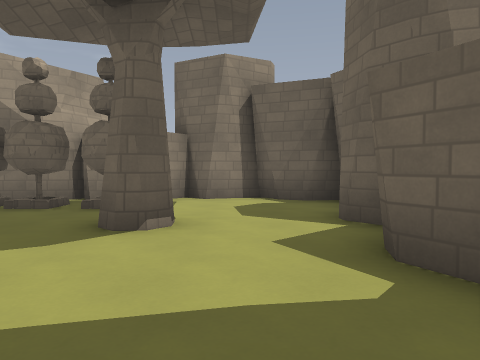
[1] (above)

23 first-person views from a walk through a 3-D level made in the Godot game engine. The camera is 1.3 m above the floor, tilts 2° down and sees 70° across. The floor is counted in squares, 2 m on a side. Each view is taken from the middle of a square. On the plan, view 1 faces up. The plan holds only what a view shows up to about 10 squares ahead; the rest is blank. Characters and animated objects are left out. Surface patterns are stand-ins for the level's own textures.

[2]
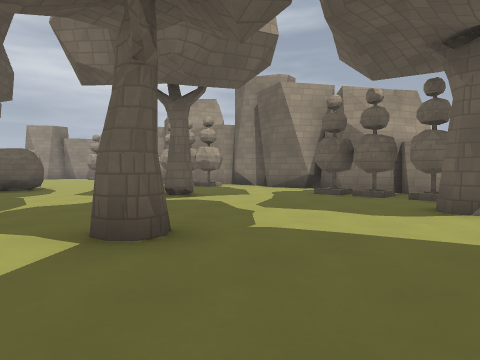

[3]
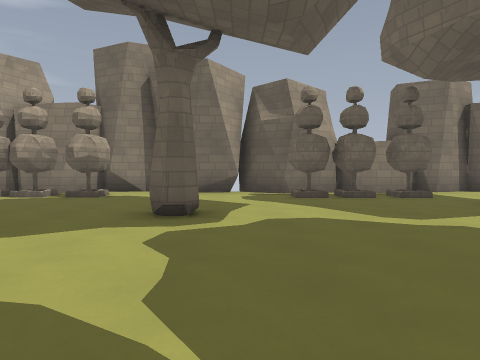

[4]
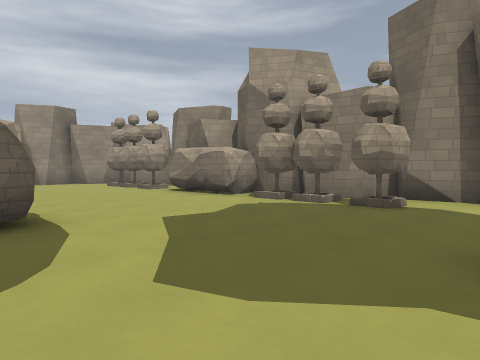

[5]
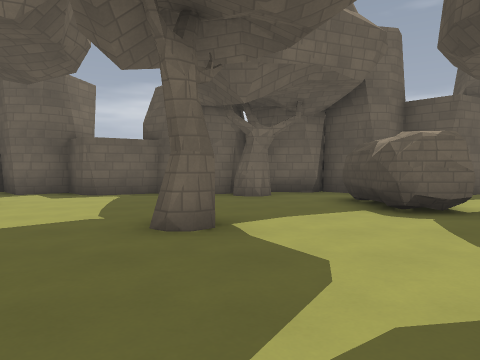

[6]
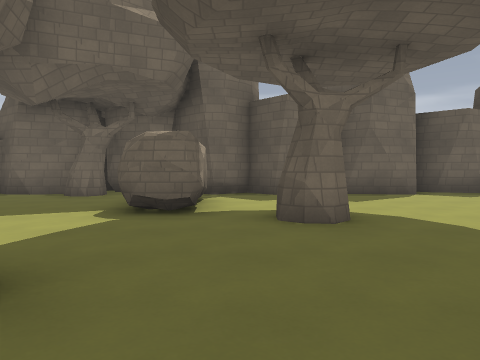

[7]
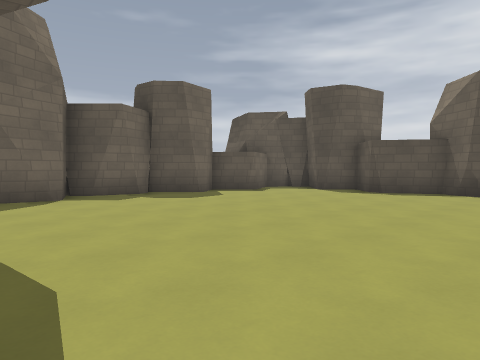

[8]
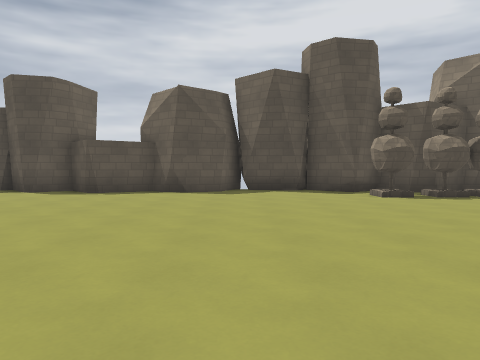

[9]
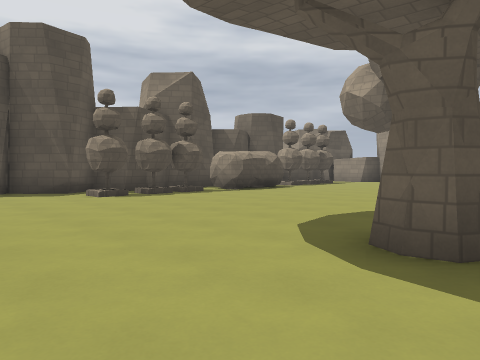

[10]
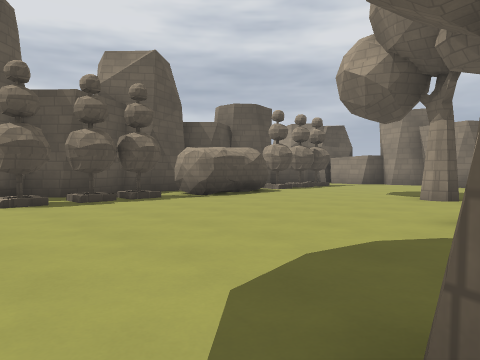

[11]
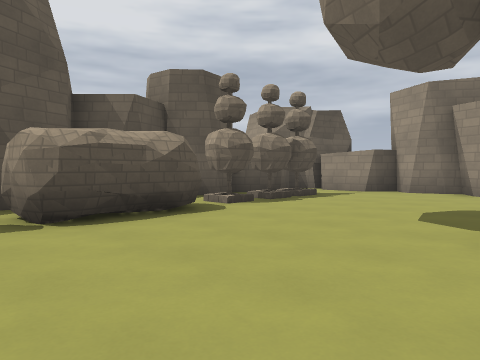

[12]
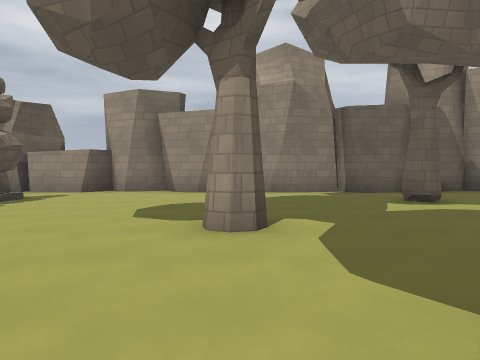

[13]
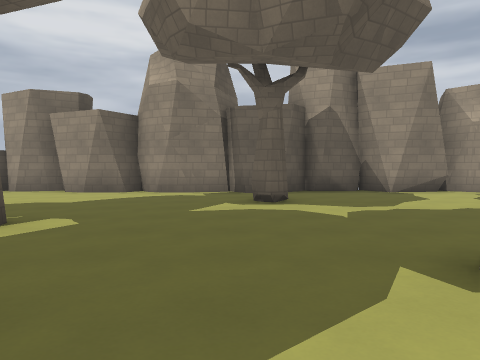

[14]
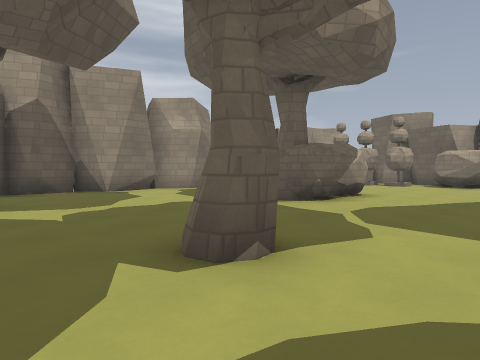

[15]
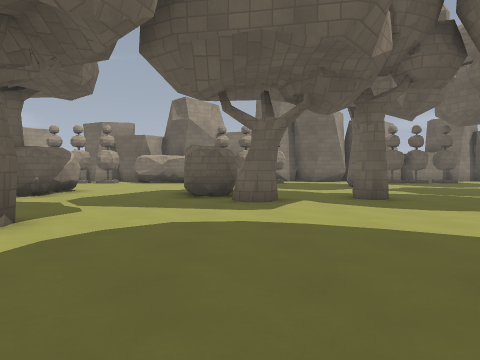

[16]
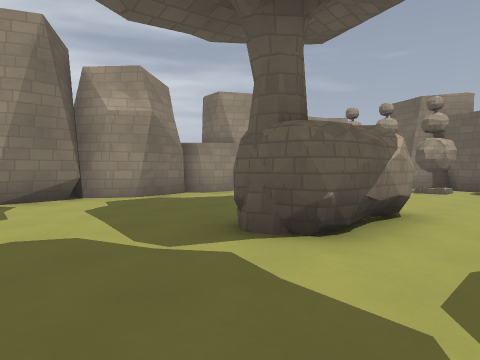

[17]
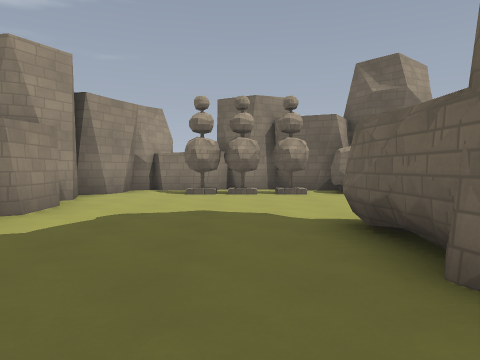

[18]
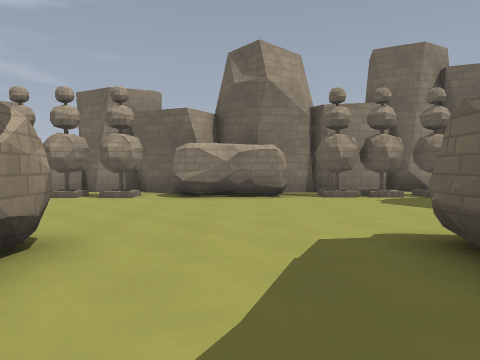

[19]
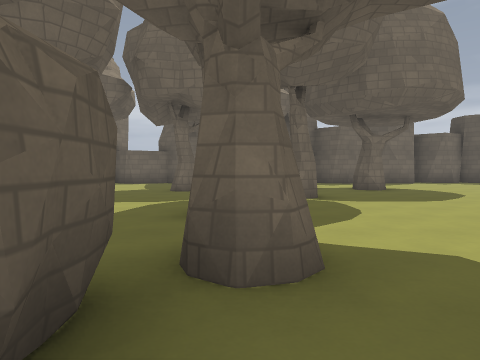

[20]
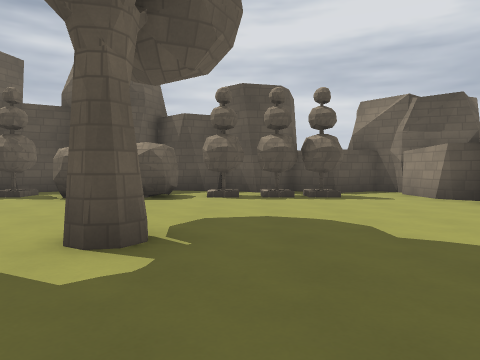

[21]
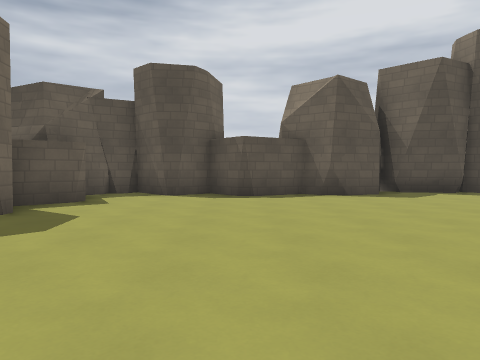

[22]
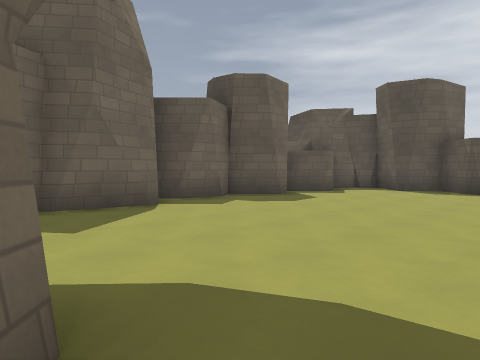

[23]
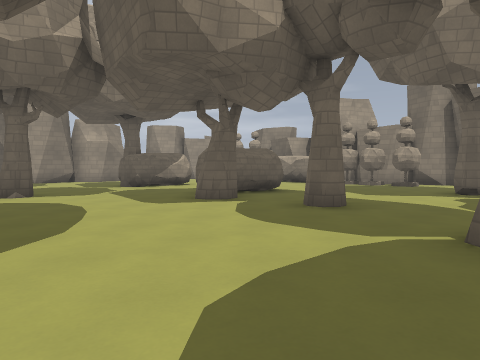

### Floor plan
Key: @ floor where view 1 was taken; # wall or solid block; . floor.
Columns run from 22 left of view 1 to 3 right of it. Each row starts with its distance up from view 1.
  8            ######   ####
  7  ######## ##...######..##
  6 ##.###.######....####...#
  5 #.......................#
  4 #....................#..#
  3 #..............#........#
  2 #.......................#
  1 #.....#...#.............#
  0 ##....#...##.......#..@.#
 -1 #.....#...##...........##
 -2 #..........#..#.........#
 -3 #................#......#
 -4 #...................###.#
 -5 #.......#...............#
 -6 ##.#....................#
 -7 ##......................#
 -8 #............#..........#
 -9 #........ ..............##
-10 #.....#..................#
-11 ##......................##
-12 #.......................#
-13 #.......................#
-14 #.......................#
-15 #..###.#######.........##
-16 #..##......###......#.###
-17 ############ ###.#######
-18                ###

Where each view was taken, in squares from view 1:
view 1: 0 up, 0 right, facing up
view 2: 2 down, 0 right, facing up-left
view 3: 2 down, 6 left, facing up
view 4: 0 up, 7 left, facing up-left
view 5: 1 down, 7 left, facing right
view 6: 5 down, 7 left, facing right
view 7: 7 down, 6 left, facing down-right
view 8: 7 down, 6 left, facing down
view 9: 7 down, 6 left, facing down-left
view 10: 8 down, 8 left, facing down-left
view 11: 10 down, 12 left, facing down-left
view 12: 10 down, 12 left, facing left
view 13: 7 down, 12 left, facing left
view 14: 7 down, 12 left, facing up-left
view 15: 9 down, 11 left, facing up
view 16: 4 down, 14 left, facing up-left
view 17: 3 down, 18 left, facing up
view 18: 2 down, 14 left, facing up
view 19: 2 down, 13 left, facing right
view 20: 7 down, 17 left, facing down
view 21: 8 down, 2 left, facing down
view 22: 6 down, 4 left, facing down-right
view 23: 7 down, 5 left, facing up-left
